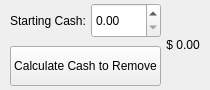
           <widget class="QWidget" name="widget_10" native="true">
            <property name="minimumSize">
             <size>
              <width>0</width>
              <height>90</height>
             </size>
            </property>
            <property name="maximumSize">
             <size>
              <width>16777215</width>
              <height>90</height>
             </size>
            </property>
            <layout class="QHBoxLayout" name="horizontalLayout_44">
             <property name="spacing">
              <number>5</number>
             </property>
             <property name="leftMargin">
              <number>10</number>
             </property>
             <property name="topMargin">
              <number>0</number>
             </property>
             <property name="rightMargin">
              <number>10</number>
             </property>
             <property name="bottomMargin">
              <number>0</number>
             </property>
             <item>
              <widget class="QWidget" name="widget_11" native="true">
               <layout class="QVBoxLayout" name="verticalLayout_11">
                <property name="spacing">
                 <number>5</number>
                </property>
                <property name="leftMargin">
                 <number>0</number>
                </property>
                <property name="topMargin">
                 <number>0</number>
                </property>
                <property name="rightMargin">
                 <number>0</number>
                </property>
                <property name="bottomMargin">
                 <number>0</number>
                </property>
                <item>
                 <layout class="QHBoxLayout" name="horizontalLayout_43">
                  <property name="spacing">
                   <number>5</number>
                  </property>
                  <property name="leftMargin">
                   <number>0</number>
                  </property>
                  <property name="rightMargin">
                   <number>0</number>
                  </property>
                  <item>
                   <widget class="QLabel" name="lb_starting_cash">
                    <property name="minimumSize">
                     <size>
                      <width>0</width>
                      <height>35</height>
                     </size>
                    </property>
                    <property name="maximumSize">
                     <size>
                      <width>16777215</width>
                      <height>35</height>
                     </size>
                    </property>
                    <property name="text">
                     <string>Starting Cash:</string>
                    </property>
                   </widget>
                  </item>
                  <item>
                   <widget class="QDoubleSpinBox" name="dbl_starting_cash">
                    <property name="minimumSize">
                     <size>
                      <width>0</width>
                      <height>35</height>
                     </size>
                    </property>
                    <property name="maximumSize">
                     <size>
                      <width>16777215</width>
                      <height>35</height>
                     </size>
                    </property>
                   </widget>
                  </item>
                 </layout>
                </item>
                <item>
                 <widget class="QPushButton" name="pb_remove_cash">
                  <property name="minimumSize">
                   <size>
                    <width>0</width>
                    <height>40</height>
                   </size>
                  </property>
                  <property name="maximumSize">
                   <size>
                    <width>16777215</width>
                    <height>40</height>
                   </size>
                  </property>
                  <property name="text">
                   <string>Calculate Cash to Remove</string>
                  </property>
                  <property name="icon">
                   <iconset resource="../assets/images/icons.qrc">
                    <normaloff>:/Icons/calculator.svg</normaloff>:/Icons/calculator.svg</iconset>
                  </property>
                  <property name="iconSize">
                   <size>
                    <width>20</width>
                    <height>20</height>
                   </size>
                  </property>
                 </widget>
                </item>
               </layout>
              </widget>
             </item>
             <item>
              <widget class="QLabel" name="lb_cash_drawer_total_remove">
               <property name="text">
                <string>$ 0.00</string>
               </property>
               <property name="alignment">
                <set>Qt::AlignmentFlag::AlignCenter</set>
               </property>
              </widget>
             </item>
            </layout>
           </widget>
